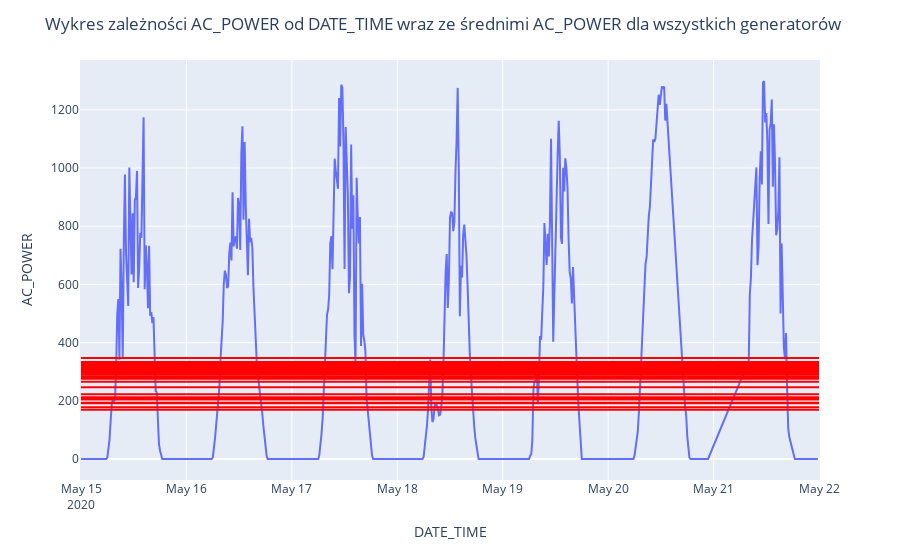

Notebook cell for this chart:
### Code cell
df_with_avg_for_power_of_gen = pd.DataFrame(df_filtered[data_mask].groupby('SOURCE_KEY')['AC_POWER'].mean())
df_with_avg_for_power_of_gen.rename(columns={'AC_POWER':'AVG_AC_POWER'}, inplace = True)

fig = px.line(specific_data, x="DATE_TIME", y="AC_POWER")

for i in range(df_with_avg_for_power_of_gen.size):
    fig.add_shape(type='line', y0=df_with_avg_for_power_of_gen['AVG_AC_POWER'][i],
                  y1=df_with_avg_for_power_of_gen['AVG_AC_POWER'][i],
                  x0=start_date,
                  x1=end_date,
                  line=dict(color='red'))
fig.update_layout(title = "Wykres zależności AC_POWER od DATE_TIME wraz ze średnimi AC_POWER dla wszystkich generatorów")
fig.show()

### Figure 1 — Plotly figure (JSON) as saved in the notebook; plotly's stock layout.template omitted (floating-point values rounded to 4 significant figures; data arrays with more than 128 entries replaced by an {"elided": "..."} marker saying what was removed)
{"data": [{"hovertemplate": "DATE_TIME=%{x}<br>AC_POWER=%{y}<extra></extra>", "legendgroup": "", "line": {"color": "#636efa", "dash": "solid"}, "marker": {"symbol": "circle"}, "mode": "lines", "name": "", "orientation": "v", "showlegend": false, "type": "scatter", "x": {"elided": "607 str values"}, "xaxis": "x", "y": {"elided": "607 float values"}, "yaxis": "y"}], "layout": {"legend": {"tracegroupgap": 0}, "margin": {"t": 60}, "shapes": [{"line": {"color": "red"}, "type": "line", "x0": "2020-05-15 00:00", "x1": "2020-05-22 00:00", "y0": 279.7, "y1": 279.7}, {"line": {"color": "red"}, "type": "line", "x0": "2020-05-15 00:00", "x1": "2020-05-22 00:00", "y0": 317.5, "y1": 317.5}, {"line": {"color": "red"}, "type": "line", "x0": "2020-05-15 00:00", "x1": "2020-05-22 00:00", "y0": 317.0, "y1": 317.0}, {"line": {"color": "red"}, "type": "line", "x0": "2020-05-15 00:00", "x1": "2020-05-22 00:00", "y0": 246.8, "y1": 246.8}, {"line": {"color": "red"}, "type": "line", "x0": "2020-05-15 00:00", "x1": "2020-05-22 00:00", "y0": 303.6, "y1": 303.6}, {"line": {"color": "red"}, "type": "line", "x0": "2020-05-15 00:00", "x1": "2020-05-22 00:00", "y0": 207.0, "y1": 207.0}, {"line": {"color": "red"}, "type": "line", "x0": "2020-05-15 00:00", "x1": "2020-05-22 00:00", "y0": 300.7, "y1": 300.7}, {"line": {"color": "red"}, "type": "line", "x0": "2020-05-15 00:00", "x1": "2020-05-22 00:00", "y0": 191.6, "y1": 191.6}, {"line": {"color": "red"}, "type": "line", "x0": "2020-05-15 00:00", "x1": "2020-05-22 00:00", "y0": 333.3, "y1": 333.3}, {"line": {"color": "red"}, "type": "line", "x0": "2020-05-15 00:00", "x1": "2020-05-22 00:00", "y0": 193.5, "y1": 193.5}, {"line": {"color": "red"}, "type": "line", "x0": "2020-05-15 00:00", "x1": "2020-05-22 00:00", "y0": 265.7, "y1": 265.7}, {"line": {"color": "red"}, "type": "line", "x0": "2020-05-15 00:00", "x1": "2020-05-22 00:00", "y0": 304.5, "y1": 304.5}, {"line": {"color": "red"}, "type": "line", "x0": "2020-05-15 00:00", "x1": "2020-05-22 00:00", "y0": 303.7, "y1": 303.7}, {"line": {"color": "red"}, "type": "line", "x0": "2020-05-15 00:00", "x1": "2020-05-22 00:00", "y0": 326.1, "y1": 326.1}, {"line": {"color": "red"}, "type": "line", "x0": "2020-05-15 00:00", "x1": "2020-05-22 00:00", "y0": 208.2, "y1": 208.2}, {"line": {"color": "red"}, "type": "line", "x0": "2020-05-15 00:00", "x1": "2020-05-22 00:00", "y0": 283.6, "y1": 283.6}, {"line": {"color": "red"}, "type": "line", "x0": "2020-05-15 00:00", "x1": "2020-05-22 00:00", "y0": 169.4, "y1": 169.4}, {"line": {"color": "red"}, "type": "line", "x0": "2020-05-15 00:00", "x1": "2020-05-22 00:00", "y0": 289.2, "y1": 289.2}, {"line": {"color": "red"}, "type": "line", "x0": "2020-05-15 00:00", "x1": "2020-05-22 00:00", "y0": 311.6, "y1": 311.6}, {"line": {"color": "red"}, "type": "line", "x0": "2020-05-15 00:00", "x1": "2020-05-22 00:00", "y0": 310.9, "y1": 310.9}, {"line": {"color": "red"}, "type": "line", "x0": "2020-05-15 00:00", "x1": "2020-05-22 00:00", "y0": 346.9, "y1": 346.9}, {"line": {"color": "red"}, "type": "line", "x0": "2020-05-15 00:00", "x1": "2020-05-22 00:00", "y0": 308.7, "y1": 308.7}, {"line": {"color": "red"}, "type": "line", "x0": "2020-05-15 00:00", "x1": "2020-05-22 00:00", "y0": 311.2, "y1": 311.2}, {"line": {"color": "red"}, "type": "line", "x0": "2020-05-15 00:00", "x1": "2020-05-22 00:00", "y0": 296.1, "y1": 296.1}, {"line": {"color": "red"}, "type": "line", "x0": "2020-05-15 00:00", "x1": "2020-05-22 00:00", "y0": 322.1, "y1": 322.1}, {"line": {"color": "red"}, "type": "line", "x0": "2020-05-15 00:00", "x1": "2020-05-22 00:00", "y0": 275.7, "y1": 275.7}, {"line": {"color": "red"}, "type": "line", "x0": "2020-05-15 00:00", "x1": "2020-05-22 00:00", "y0": 300.8, "y1": 300.8}, {"line": {"color": "red"}, "type": "line", "x0": "2020-05-15 00:00", "x1": "2020-05-22 00:00", "y0": 303.4, "y1": 303.4}, {"line": {"color": "red"}, "type": "line", "x0": "2020-05-15 00:00", "x1": "2020-05-22 00:00", "y0": 327.3, "y1": 327.3}, {"line": {"color": "red"}, "type": "line", "x0": "2020-05-15 00:00", "x1": "2020-05-22 00:00", "y0": 304.8, "y1": 304.8}, {"line": {"color": "red"}, "type": "line", "x0": "2020-05-15 00:00", "x1": "2020-05-22 00:00", "y0": 211.9, "y1": 211.9}, {"line": {"color": "red"}, "type": "line", "x0": "2020-05-15 00:00", "x1": "2020-05-22 00:00", "y0": 296.3, "y1": 296.3}, {"line": {"color": "red"}, "type": "line", "x0": "2020-05-15 00:00", "x1": "2020-05-22 00:00", "y0": 204.4, "y1": 204.4}, {"line": {"color": "red"}, "type": "line", "x0": "2020-05-15 00:00", "x1": "2020-05-22 00:00", "y0": 298.1, "y1": 298.1}, {"line": {"color": "red"}, "type": "line", "x0": "2020-05-15 00:00", "x1": "2020-05-22 00:00", "y0": 222.9, "y1": 222.9}, {"line": {"color": "red"}, "type": "line", "x0": "2020-05-15 00:00", "x1": "2020-05-22 00:00", "y0": 298.3, "y1": 298.3}, {"line": {"color": "red"}, "type": "line", "x0": "2020-05-15 00:00", "x1": "2020-05-22 00:00", "y0": 299.3, "y1": 299.3}, {"line": {"color": "red"}, "type": "line", "x0": "2020-05-15 00:00", "x1": "2020-05-22 00:00", "y0": 300.0, "y1": 300.0}, {"line": {"color": "red"}, "type": "line", "x0": "2020-05-15 00:00", "x1": "2020-05-22 00:00", "y0": 300.1, "y1": 300.1}, {"line": {"color": "red"}, "type": "line", "x0": "2020-05-15 00:00", "x1": "2020-05-22 00:00", "y0": 327.5, "y1": 327.5}, {"line": {"color": "red"}, "type": "line", "x0": "2020-05-15 00:00", "x1": "2020-05-22 00:00", "y0": 178.1, "y1": 178.1}, {"line": {"color": "red"}, "type": "line", "x0": "2020-05-15 00:00", "x1": "2020-05-22 00:00", "y0": 299.7, "y1": 299.7}, {"line": {"color": "red"}, "type": "line", "x0": "2020-05-15 00:00", "x1": "2020-05-22 00:00", "y0": 299.7, "y1": 299.7}, {"line": {"color": "red"}, "type": "line", "x0": "2020-05-15 00:00", "x1": "2020-05-22 00:00", "y0": 298.5, "y1": 298.5}], "title": {"text": "Wykres zależności AC_POWER od DATE_TIME wraz ze średnimi AC_POWER dla wszystkich generatorów"}, "xaxis": {"anchor": "y", "domain": [0, 1], "title": {"text": "DATE_TIME"}}, "yaxis": {"anchor": "x", "domain": [0, 1], "title": {"text": "AC_POWER"}}}}
